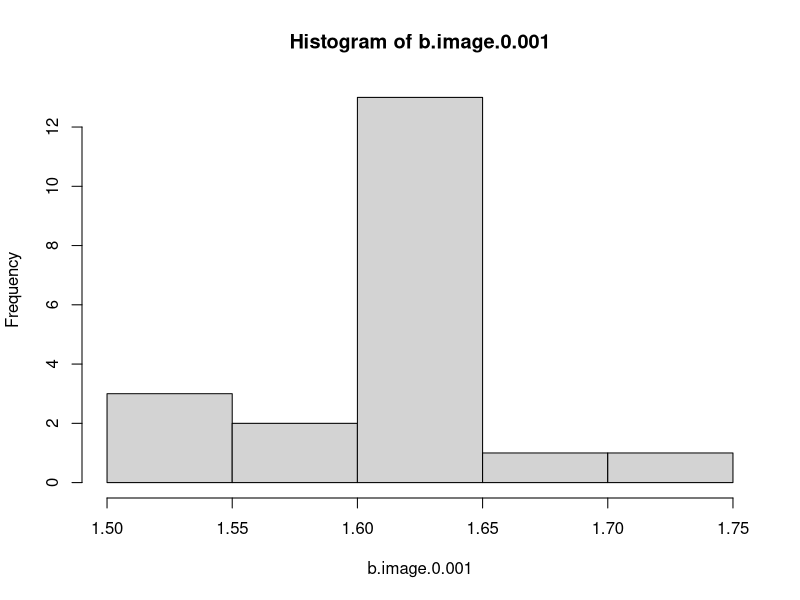
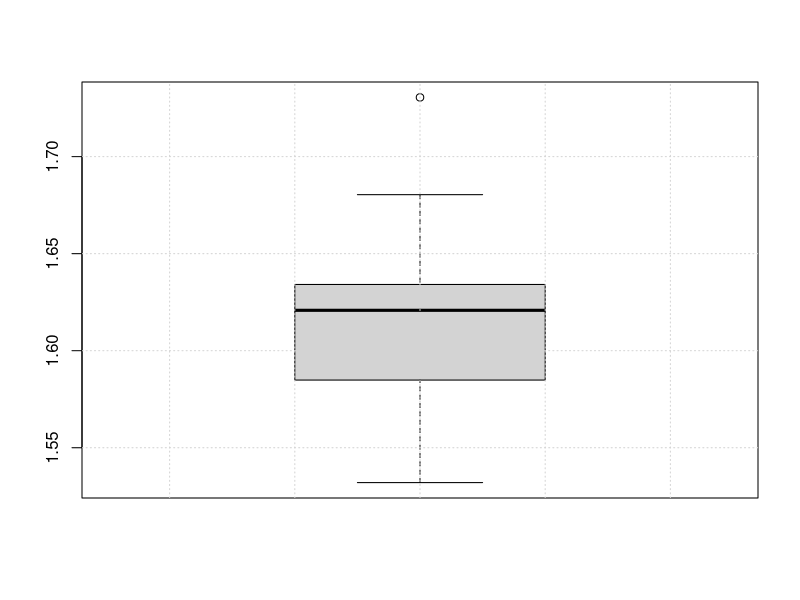

The R script that drew these images, in order:
# sample.mean <- 5
# standard.deviation <- 2
# sample.size <- 20
# error <- qnorm(0.975)*standard.deviation/sqrt(sample.size)
# left <- sample.mean - error
# right <- sample.mean + error
# print(left)
# print(right)

b.image.0.001 <- c(1.63187992573, 1.5320327282, 1.60180401802, 1.73052144051,
                   1.63151955605, 1.53423726559, 1.60899984837, 1.62567770481,
                   1.61706328392, 1.64342713356, 1.53861796856, 1.55136883259,
                   1.63057291508, 1.56794285774, 1.6804112196, 1.61239612103,
                   1.64307975769, 1.61878943443, 1.63637077808,
                   1.62285912037)
print('0.001"/h') 
print(t.test(b.image.0.001))
hist(b.image.0.001)
boxplot(b.image.0.001)
grid()
# 2.94201016426

# b.image.0.003 <- c(1.60765981674, 1.59729206562, 1.60590410233, 1.5472176075,
#                    1.69230270386, 1.60954523087, 1.61893165112,1.61893165112,
#                    1.55824184418, 1.60142707825, 1.64372813702, 1.51950621605,
#                    1.67456007004, 1.60843634605, 1.6118786335, 1.66128993034,
#                    1.61138653755, 1.6672719717, 1.69471645355, 1.78715515137,
#                    1.67091715336, 1.68627226353, 1.67082643509)
# print('0.003"/h') 
# print(t.test(b.image.0.003))
# hist(b.image.0.003)
# boxplot(b.image.0.003)
# grid()
# 
# b.image.0.01 <- c(1.68310856819, 1.59986019135, 1.68463253975, 1.64676475525,
#                   1.54255914688, 1.59822547436, 1.60769069195, 1.63479781151,
#                   1.56058514118, 1.66225802898, 1.63355016708, 1.51673841476,
#                   1.66506791115, 1.65585255623)
# print('0.01"/h') 
# print(t.test(b.image.0.01))
# hist(b.image.0.01)
# boxplot(b.image.0.01)
# grid()
# 
# b.image.0.03 <- c(1.61135232449, 1.52051711082, 1.71404743195, 1.67297720909,
#                   1.89555561543, 1.54222273827, 1.65992057323, 1.58513498306,
#                   1.67052435875, 1.67457818985, 1.63467276096, 1.59916293621,
#                   1.66910362244, 1.68685078621, 1.64996290207, 1.87302577496,
#                   1.54122567177)
# print('0.03"/h') 
# print(t.test(b.image.0.03))
# hist(b.image.0.03)
# boxplot(b.image.0.03)
# grid()
# 
# b.image.0.1 <- c(1.51840400696, 1.63981509209, 1.63368463516, 1.50150895119,
#                  1.68084096909, 1.67727255821, 1.61402881145, 1.58315324783, 
#                  1.64002358913,1.65128052235, 1.66561174393, 1.59999787807,
#                  1.62471854687, 1.56453251839, 1.67385363579, 1.65985870361,
#                  1.59970390797, 2.358543396)
# print('0.1"/h') 
# print(t.test(b.image.0.1))
# hist(b.image.0.1)
# boxplot(b.image.0.1)
# grid()
# 
# b.image.0.3 <- c(1.55768203735, 1.5620572567, 1.65559017658, 1.86113834381,
#                  1.58102464676, 1.64963138103, 1.5836327076, 1.67182505131,
#                  1.60765242577, 1.5951859951, 1.6898869276, 1.55328977108,
#                  1.66413390636, 1.82262372971, 1.53117978573, 1.6583032608,
#                  1.53934061527, 1.64066195488, 1.58569216728, 1.53624844551,
#                  1.61147868633, 1.54221880436)
# print('0.3"/h') 
# print(t.test(b.image.0.3))
# hist(b.image.0.3)
# boxplot(b.image.0.3)
# grid()
# 
# 
# b.image.1 <- c(1.66447734833, 1.54578900337, 1.63031125069, 1.57236361504,
#                1.69100737572, 1.68543362617, 1.66995286942, 2.77225136757,
#                1.65834093094, 1.76189148426, 1.61501049995, 1.59832131863,
#                1.6816341877, 1.68898129463, 1.58142614365, 1.68478679657,
#                1.66982758045, 1.64105951786, 1.65843629837, 1.70058560371,
#                1.72014153004, 1.66213643551)
# print('1"/h') 
# print(t.test(b.image.1))
# hist(b.image.1)
# boxplot(b.image.1)
# grid()
